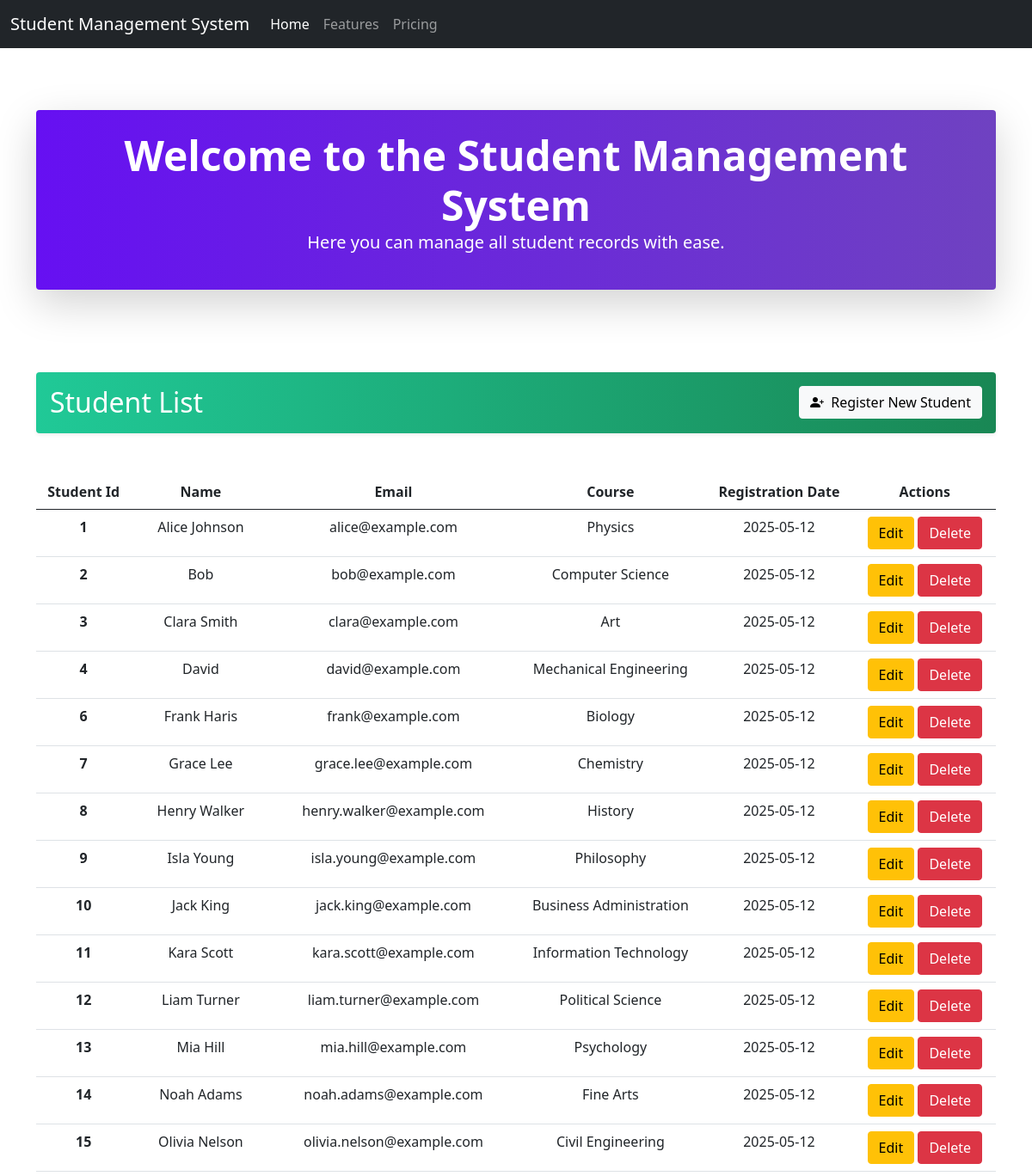
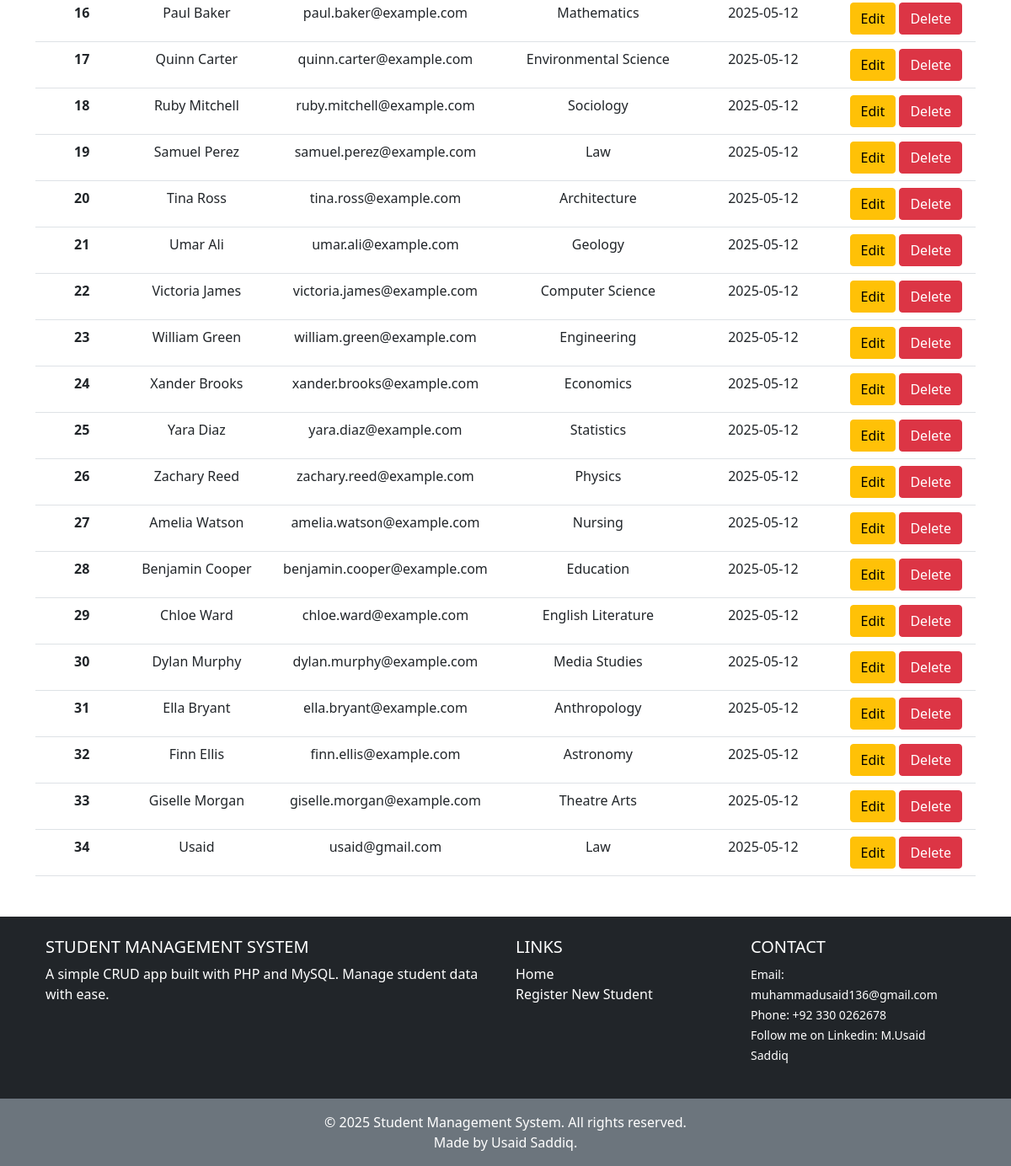
The page / on the database its author committed (2 pictures, top to bottom).
### tables this page shows
CREATE TABLE `students` (
  `id` int(11) NOT NULL,
  `name` varchar(100) NOT NULL,
  `email` varchar(100) NOT NULL,
  `course` varchar(100) NOT NULL,
  `registration_date` date DEFAULT curdate()
);

### index.php (the view, shortened to what this page needs)
<?php
include "config.php";
?>
<!DOCTYPE html>
<html lang="en">
<head>
    <link href="https://cdn.jsdelivr.net/npm/bootstrap@5.0.2/dist/css/bootstrap.min.css" rel="stylesheet"
>
    <link rel="stylesheet" href="//cdn.datatables.net/2.3.0/css/dataTables.dataTables.min.css">
    <link rel="stylesheet" href="https://cdn.jsdelivr.net/npm/bootstrap-icons@1.10.5/font/bootstrap-icons.css">
</head>
<body>
    <nav class="navbar navbar-expand-lg navbar-dark bg-dark">
        <div class="container-fluid">
            <a class="navbar-brand" href="#">Student Management System </a>
            <div class="collapse navbar-collapse" id="navbarNav">
                <ul class="navbar-nav">
                    <li class="nav-item">
                        <a class="nav-link active" aria-current="page" href="#"> Home</a>
                    </li>
                    <li class="nav-item">
                        <a class="nav-link" href="#">Features</a>
                    </li>
                    <li class="nav-item">
                        <a class="nav-link" href="#">Pricing</a>
                    </li>
                </ul>
            </div>
        </div>
    </nav>
    <br><br>
    <div class="container my-4">
        <div class="text-center text-white py-4 px-3 rounded shadow-lg fade-in-heading"
            style="background: linear-gradient(90deg, #6610f2, #6f42c1);">
            <h1 class="display-5 fw-bold mb-0">Welcome to the Student Management System</h1>
            <p class="lead">Here you can manage all student records with ease.</p>
        </div>
        <br><br><br><br>
        <div class="p-3 rounded shadow-sm text-white" style="background: linear-gradient(90deg, #20c997, #198754);">
            <div class="d-flex justify-content-between align-items-center mb-0">
                <h2 class="mb-0">Student List</h2>
                <a href="add.php" class="btn btn-light register-btn">
                    <i class="bi bi-person-plus-fill me-1"></i> Register New Student
                </a>
            </div>
        </div>
        <br><br>
        <table id="myTable" class="table text-center">
            <thead>
                <tr>
                    <th>Student Id</th>
                    <th>Name</th>
                    <th>Email</th>
                    <th>Course</th>
                    <th>Registration Date</th>
                    <th>Actions</th>
                </tr>
            </thead>
            <tbody>
                <?php
                $sql = "SELECT * FROM `students`";
                $result = mysqli_query($conn, $sql);
                while ($row = mysqli_fetch_assoc($result)) {
                    echo "
                    <tr>
                    <th scope='row'>" . $row['id'] . "</th>
                    <td>" . $row['name'] . "</td>
                    <td>" . $row['email'] . "</td>
                    <td>" . $row['course'] . "</td>
                    <td>" . $row['registration_date'] . "</td>
                    <td>
                 <a class='btn btn-warning' href='edit.php?id=$row[id]'>Edit</a>
                 <a class='btn btn-danger' href='delete.php?id=$row[id]' onclick=\"return confirm('Are you sure you want to delete this student?');\">Delete</a>
                 </td>
                    </tr>
                    ";
                }
                ?>
            </tbody>
        </table>
    </div>
    <footer class="bg-dark text-white text-center text-lg-start mt-5">
        <div class="container p-4">
            <div class="row">
                <div class="col-lg-6 col-md-12 mb-4 mb-md-0">
                    <h5 class="text-uppercase">Student Management System</h5>
                    <p>
                        A simple CRUD app built with PHP and MySQL. Manage student data with ease.
                    </p>
                </div>
                <div class="col-lg-3 col-md-6 mb-4 mb-md-0">
                    <h5 class="text-uppercase">Links</h5>
                    <ul class="list-unstyled mb-0">
                        <li><a href="index.php" class="text-white text-decoration-none">Home</a></li>
                        <li><a href="add.php" class="text-white text-decoration-none">Register New Student</a></li>
                    </ul>
                </div>
                <div class="col-lg-3 col-md-6 mb-4 mb-md-0">
                    <h5 class="text-uppercase">Contact</h5>
                    <ul class="list-unstyled">
                        <li><small>Email: <a class="text-white text-decoration-none"
                                    href="mailto:muhammadusaid136@gmail.com">muhammadusaid136@gmail.com</a></small></li>
                        <li><small>Phone: <a class="text-white text-decoration-none" href="tel:+923300262678">+92 330
                                    0262678</a></small></li>
                        <li><small>Follow me on Linkedin: <a class="text-white text-decoration-none" href="https://www.linkedin.com/in/m-usaid-saddiq-110500320" target="_blank">M.Usaid Saddiq</a></small></li>
                    </ul>
                </div>
            </div>
        </div>
        <div class="text-center p-3 bg-secondary">
            © <?= date("Y") ?> Student Management System. All rights reserved.<br> Made by Usaid Saddiq.
        </div>
    </footer>
</body>
</html>

### config.php (shortened to what this page needs)
<!DOCTYPE html>
<html lang="en">
<head>
    <link href="https://cdn.jsdelivr.net/npm/bootstrap@5.0.2/dist/css/bootstrap.min.css" rel="stylesheet"
>
</head>
<body>
</body>
</html>

### index.php (style rules this page uses)
.register-btn { transition: all 0.3s ease; animation: fadeInUp 0.8s ease-in-out; }
.fade-in-heading { opacity: 0; transform: translateY(20px); animation: fadeInUp 1s ease forwards; }

### rows shown on the page
students: id "1", name "Alice Johnson", email "alice@example.com", course "Physics", registration_date "2025-05-12"
students: id "2", name "Bob", email "bob@example.com", course "Computer Science", registration_date "2025-05-12"
students: id "3", name "Clara Smith", email "clara@example.com", course "Art", registration_date "2025-05-12"
students: id "4", name "David", email "david@example.com", course "Mechanical Engineering", registration_date "2025-05-12"
students: id "6", name "Frank Haris", email "frank@example.com", course "Biology", registration_date "2025-05-12"
students: id "7", name "Grace Lee", email "grace.lee@example.com", course "Chemistry", registration_date "2025-05-12"
students: id "8", name "Henry Walker", email "henry.walker@example.com", course "History", registration_date "2025-05-12"
students: id "9", name "Isla Young", email "isla.young@example.com", course "Philosophy", registration_date "2025-05-12"
students: id "10", name "Jack King", email "jack.king@example.com", course "Business Administration", registration_date "2025-05-12"
students: id "11", name "Kara Scott", email "kara.scott@example.com", course "Information Technology", registration_date "2025-05-12"
students: id "12", name "Liam Turner", email "liam.turner@example.com", course "Political Science", registration_date "2025-05-12"
students: id "13", name "Mia Hill", email "mia.hill@example.com", course "Psychology", registration_date "2025-05-12"
students: id "14", name "Noah Adams", email "noah.adams@example.com", course "Fine Arts", registration_date "2025-05-12"
students: id "15", name "Olivia Nelson", email "olivia.nelson@example.com", course "Civil Engineering", registration_date "2025-05-12"
students: id "16", name "Paul Baker", email "paul.baker@example.com", course "Mathematics", registration_date "2025-05-12"
students: id "17", name "Quinn Carter", email "quinn.carter@example.com", course "Environmental Science", registration_date "2025-05-12"
students: id "18", name "Ruby Mitchell", email "ruby.mitchell@example.com", course "Sociology", registration_date "2025-05-12"
students: id "19", name "Samuel Perez", email "samuel.perez@example.com", course "Law", registration_date "2025-05-12"
students: id "20", name "Tina Ross", email "tina.ross@example.com", course "Architecture", registration_date "2025-05-12"
students: id "21", name "Umar Ali", email "umar.ali@example.com", course "Geology", registration_date "2025-05-12"
students: id "22", name "Victoria James", email "victoria.james@example.com", course "Computer Science", registration_date "2025-05-12"
students: id "23", name "William Green", email "william.green@example.com", course "Engineering", registration_date "2025-05-12"
students: id "24", name "Xander Brooks", email "xander.brooks@example.com", course "Economics", registration_date "2025-05-12"
students: id "25", name "Yara Diaz", email "yara.diaz@example.com", course "Statistics", registration_date "2025-05-12"
students: id "26", name "Zachary Reed", email "zachary.reed@example.com", course "Physics", registration_date "2025-05-12"
students: id "27", name "Amelia Watson", email "amelia.watson@example.com", course "Nursing", registration_date "2025-05-12"
students: id "28", name "Benjamin Cooper", email "benjamin.cooper@example.com", course "Education", registration_date "2025-05-12"
students: id "29", name "Chloe Ward", email "chloe.ward@example.com", course "English Literature", registration_date "2025-05-12"
students: id "30", name "Dylan Murphy", email "dylan.murphy@example.com", course "Media Studies", registration_date "2025-05-12"
students: id "31", name "Ella Bryant", email "ella.bryant@example.com", course "Anthropology", registration_date "2025-05-12"
students: id "32", name "Finn Ellis", email "finn.ellis@example.com", course "Astronomy", registration_date "2025-05-12"
students: id "33", name "Giselle Morgan", email "giselle.morgan@example.com", course "Theatre Arts", registration_date "2025-05-12"
students: id "34", name "Usaid", email "usaid@gmail.com", course "Law", registration_date "2025-05-12"
